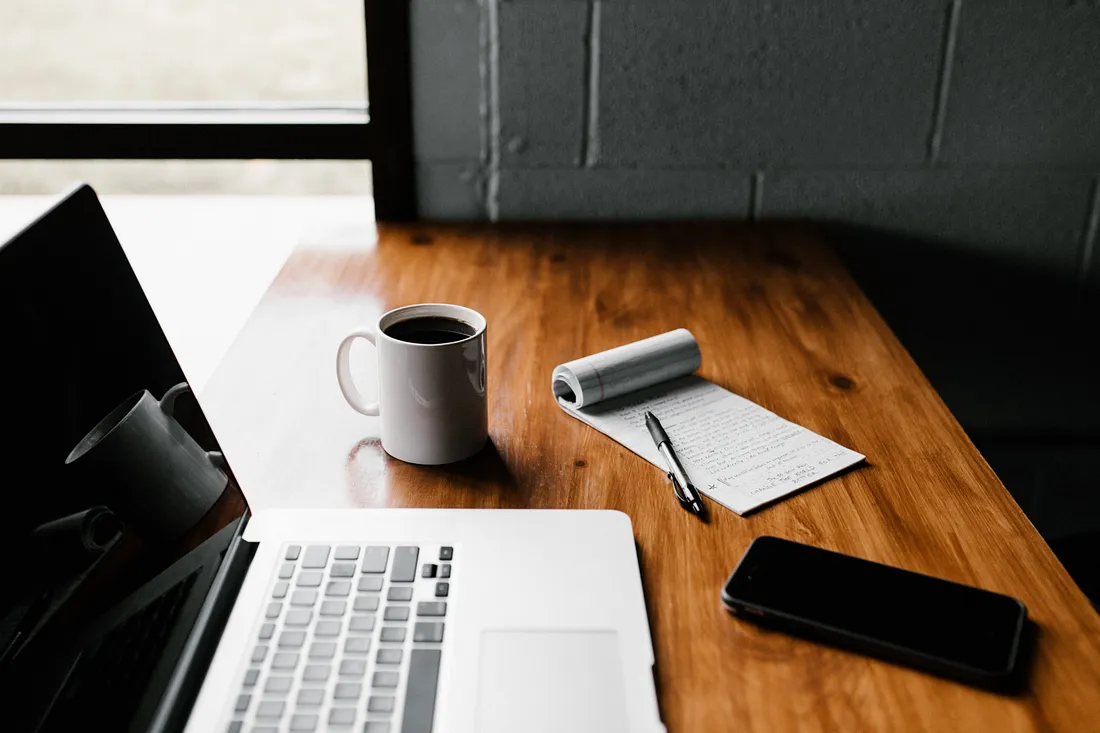
#> input picture Helper_Scripts/Old-Testing/image_2.webp, 1100 x 733 px, given in place of the camera
$ python Angle_Testing_Windows.py
#> lines starting #> are read from the running program, lines starting #| are printed output that depends on the picture; after the words box and inside, x2 and y2 are one past the last pixel; in counts of white or black regions, pixels touching at a corner belong together
import numpy as np
import cv2
import math

cap = cv2.VideoCapture(0)

def distance(x1, y1, x2, y2):
    """
    Calculate distance between two points
    """
    dist = math.sqrt(math.fabs(x2-x1)**2 + math.fabs(y2-y1)**2)
    return dist

def find_color2(frame):
    """
    Filter "frame" for HSV bounds for color1 (inplace, modifies frame) & return coordinates of the object with that color
    """
    hsv_frame = cv2.cvtColor(frame, cv2.COLOR_BGR2HSV)
    hsv_lowerbound =  np.array([28, 0, 97])#replace THIS LINE w/ your hsv lowerb
    hsv_upperbound = np.array([106, 255, 163])#replace THIS LINE w/ your hsv upperb
    mask = cv2.inRange(hsv_frame, hsv_lowerbound, hsv_upperbound)
    res = cv2.bitwise_and(frame, frame, mask=mask)
    cnts, hir = cv2.findContours(mask, cv2.RETR_TREE, cv2.CHAIN_APPROX_SIMPLE)
    if len(cnts) > 0:
        maxcontour = max(cnts, key=cv2.contourArea)

        #Find center of the contour
        M = cv2.moments(maxcontour)
        if M['m00'] > 0 and cv2.contourArea(maxcontour) > 2000:
            cx = int(M['m10']/M['m00'])
            cy = int(M['m01']/M['m00'])
            return (cx, cy), True #True
        else:
            return (700, 700), True #faraway point
    else:
        return (700, 700), True #faraway point


while True:

    _, orig_frame = cap.read()
#> orig_frame is the input picture: shape (733, 1100, 3); mean B, G, R 88.5, 100.7, 113
    width = 720
    height = 480
    section_1 = int(width/3)
    section_2 = section_1 + int(width/3)

    img = cv2.line(orig_frame, (section_1, 0), (section_1, height), (0, 255, 0), 5)
    img = cv2.line(img, (section_2, 0), (section_2, height), (0, 0, 255), 5)
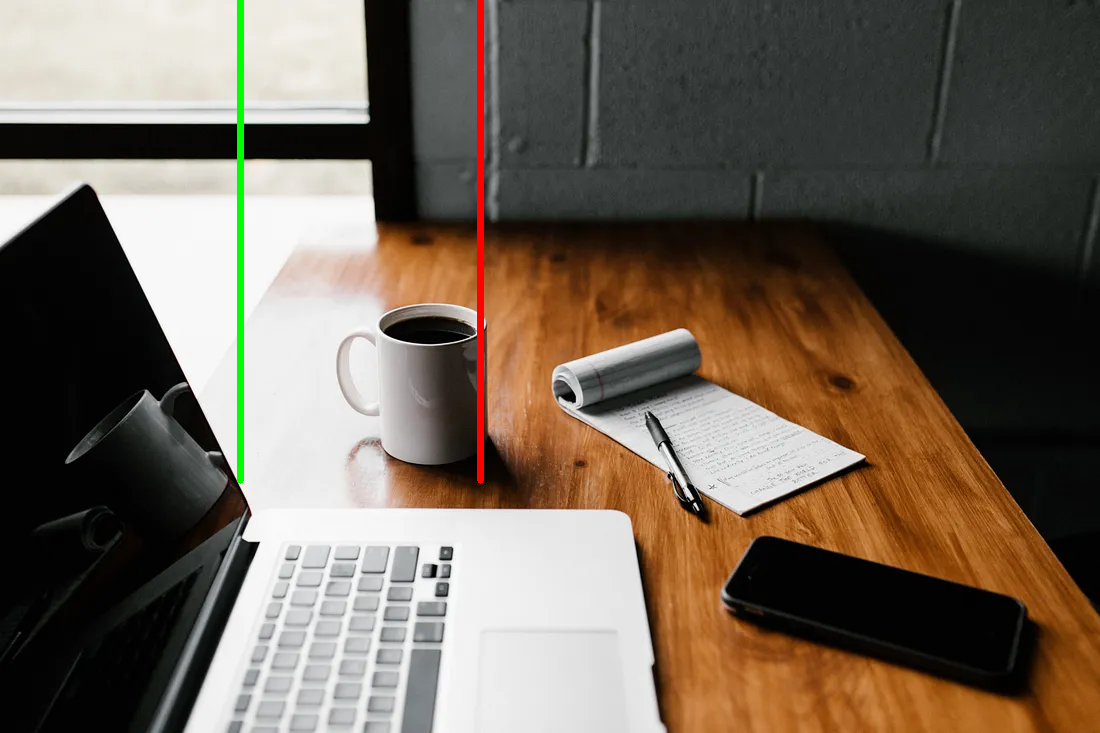
#> img: shape (733, 1100, 3); mean B, G, R 87.3, 100.6, 112.8

    #we'll be inplace modifying frames, so save a copy
    copy_frame = orig_frame.copy()
    color1_x = 0
    color1_y = height
    found_color1 = True
    (color2_x, color2_y), found_color2 = find_color2(copy_frame)
#> in find_color2, `hsv_frame = cv2.cvtColor(frame, cv2.COLOR_BGR2HSV)`: hsv_frame: shape (733, 1100, 3); mean H, S, V 32.7, 66.9, 115.3
#> in find_color2, `mask = cv2.inRange(hsv_frame, hsv_lowerbound, hsv_upperbound)`:
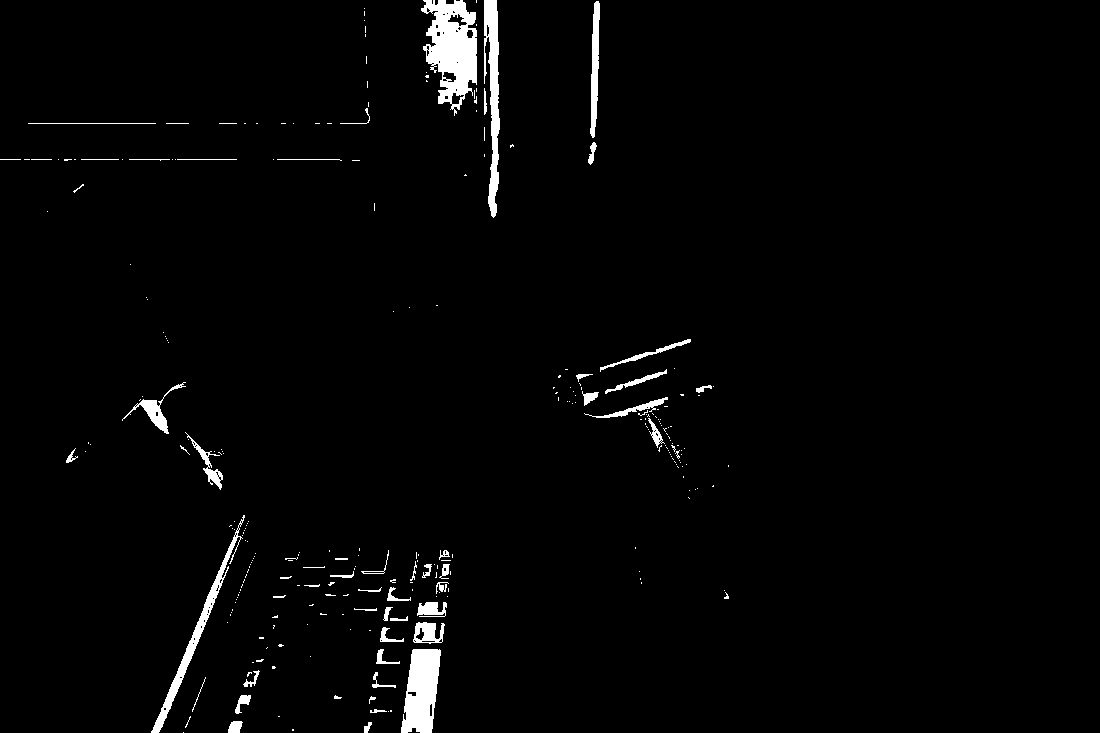
#> mask: shape (733, 1100); 2.1% white; 280 white regions (223 under 20 px)
#> in find_color2, `res = cv2.bitwise_and(frame, frame, mask=mask)`:
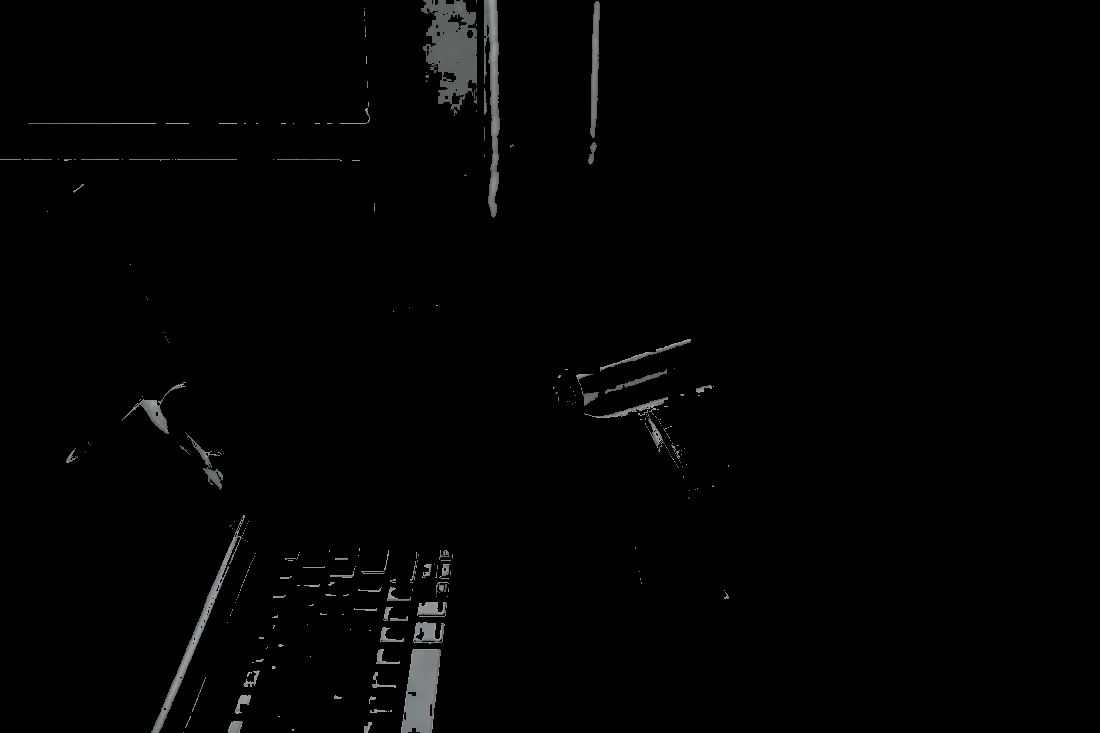
#> res: shape (733, 1100, 3); mean B, G, R 2.6, 2.6, 2.5
#> in find_color2, `cnts, hir = cv2.findContours(mask, cv2.RETR_TREE, cv2.CHAIN_APPROX_SIM..`: cnts = 366 contours, 321 with area under 20; largest, box (x1, y1, x2, y2) and area: (421, 0, 477, 116) 3958, (401, 649, 441, 733) 2364, (484, 0, 500, 218) 1716, (151, 515, 245, 733) 1430, (590, 1, 600, 138) 716; hir = 366 rows, first 6: [1, -1, -1, -1], [2, 0, -1, -1], [3, 1, -1, -1], [4, 2, -1, -1], [5, 3, -1, -1], [6, 4, -1, -1]
#> in find_color2, `maxcontour = max(cnts, key=cv2.contourArea)`: maxcontour = contour of 230 points, box (x1, y1, x2, y2) (421, 0, 477, 116), area 3958
#> in find_color2, `M = cv2.moments(maxcontour)`: M = moments, m00 3957.5, centre m10/m00, m01/m00 = (452.3, 48.71)
#> in find_color2, `cx = int(M['m10']/M['m00'])`: cx = 452
#> in find_color2, `cy = int(M['m01']/M['m00'])`: cy = 48
#> color2_x = 452; color2_y = 48; found_color2 = True

    #draw circles around these objects
    cv2.circle(copy_frame, (color1_x, color1_y), 20, (255, 0, 0), -1)
    cv2.circle(copy_frame, (color2_x, color2_y), 20, (0, 128, 255), -1)

    if found_color1 and found_color2:
        #trig stuff to get the line
        hypotenuse = distance(color1_x, color1_x, color2_x, color2_y)
#> in distance, `dist = math.sqrt(math.fabs(x2-x1)**2 + math.fabs(y2-y1)**2)`: dist = 454.5
#> hypotenuse = 454.5
        horizontal = distance(color1_x, color1_y, color2_x, color1_y)
#> horizontal = 452
        vertical = distance(color2_x, color2_y, color2_x, color1_y)
#> vertical = 432
        angle = np.arcsin(vertical/hypotenuse)*180.0/math.pi
#> angle = 71.88

        #draw all 3 lines
        cv2.line(copy_frame, (color1_x, color1_y), (color2_x, color2_y), (0, 0, 255), 2)
        cv2.line(copy_frame, (color1_x, color1_y), (color2_x, color1_y), (0, 0, 255), 2)
        cv2.line(copy_frame, (color2_x, color2_y), (color2_x, color1_y), (0, 0, 255), 2)

        #put angle text (allow for calculations upto 180 degrees)
        angle_text = str(angle)
#> angle_text = '71.88018134797149'
        #CHANGE FONT HERE
        cv2.putText(copy_frame, angle_text, (50, 50), cv2.FONT_HERSHEY_COMPLEX, 1, (0, 128, 229), 2)
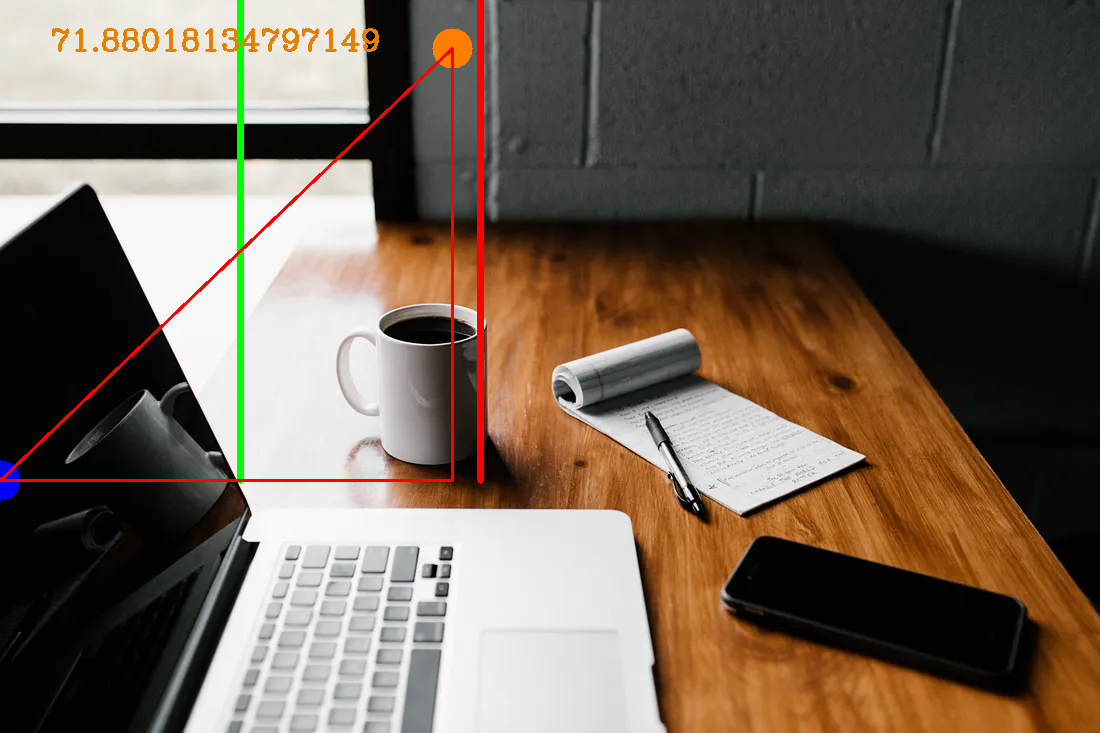
#> copy_frame: shape (733, 1100, 3); mean B, G, R 86.1, 99.7, 114

    cv2.imshow('AngleCalc', copy_frame)
    if cv2.waitKey(1) == ord('q'):
#> (key q is pressed here)
        break

cap.release()
cv2.destroyAllWindows()
